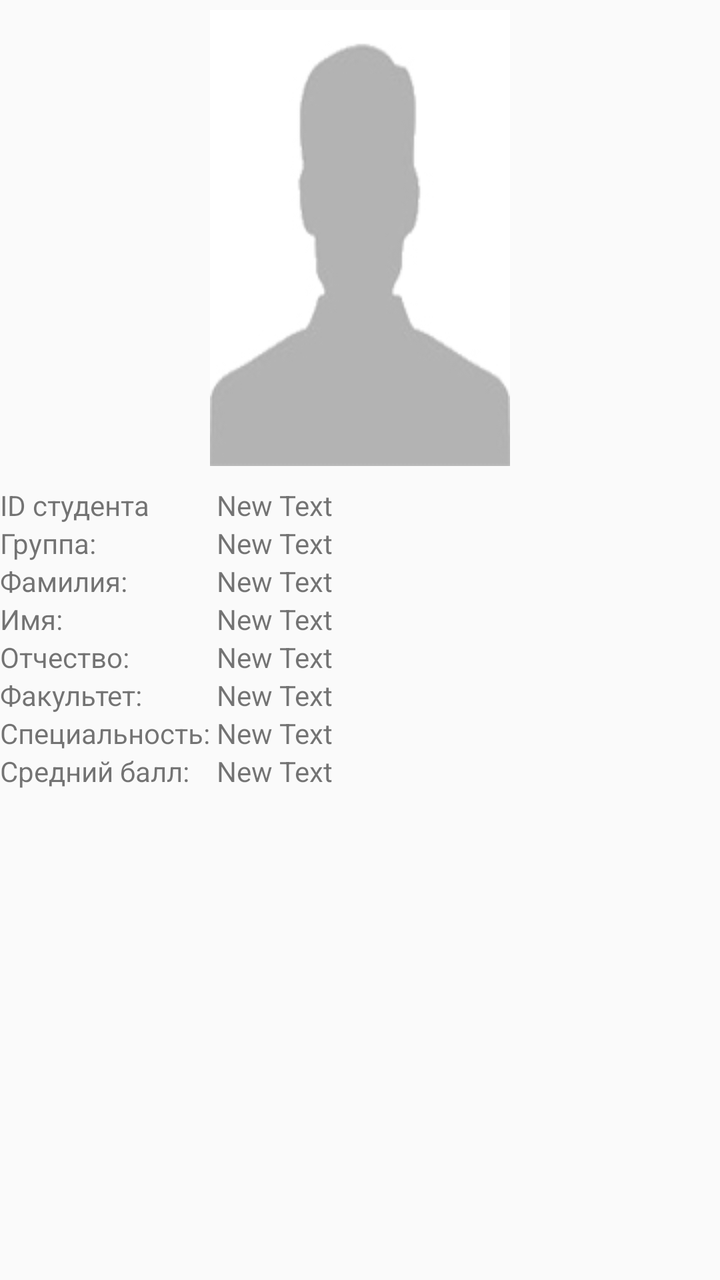
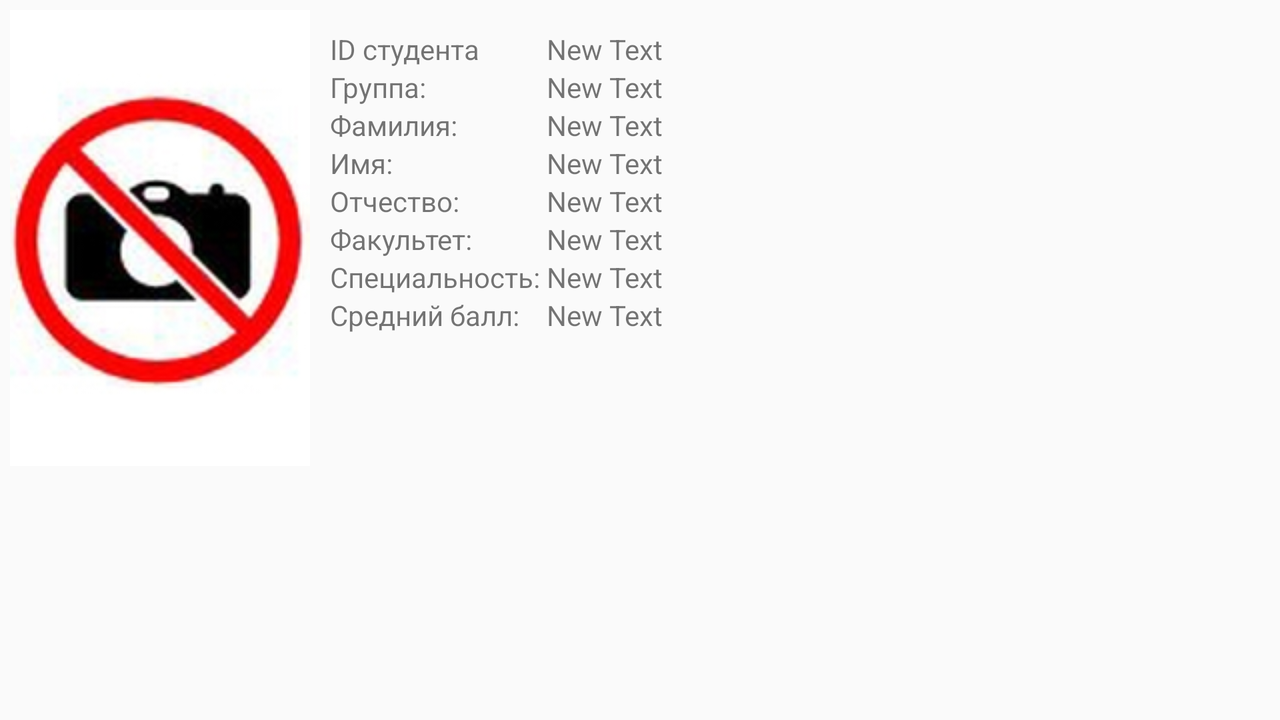

First picture: res/layout/ on a phone held upright. Second picture: the repository's own variant of that layout, on a device whose configuration matches the variant's folder. Source for both follows.
<!-- AndroidManifest.xml: application theme AppTheme -->
<!-- res/layout/fragment_info.xml -->
<?xml version="1.0" encoding="utf-8"?>
<RelativeLayout xmlns:android="http://schemas.android.com/apk/res/android"
    android:orientation="vertical" android:layout_width="match_parent"
    android:layout_height="match_parent"
    android:paddingTop="5dp">

    <ImageButton
        android:layout_width="wrap_content"
        android:layout_height="wrap_content"
        android:id="@+id/studentPhoto"
        android:layout_alignParentTop="true"
        android:layout_centerHorizontal="true"
        android:src="@drawable/no_foto2"
        android:padding="0dp"
        android:paddingTop="10dp" />

    <TableLayout
        android:layout_width="fill_parent"
        android:layout_height="match_parent"
        android:layout_below="@+id/studentPhoto"
        android:layout_alignParentLeft="true"
        android:layout_alignParentStart="true"
        android:shrinkColumns="1"
        android:paddingTop="10dp">

        <TableRow
            android:layout_width="match_parent"
            android:layout_height="match_parent">

            <TextView
                android:layout_width="wrap_content"
                android:layout_height="wrap_content"
                android:text="ID студента"
                android:id="@+id/textView34"
                android:layout_column="0"
                android:textSize="14dp" />

            <TextView
                android:layout_width="wrap_content"
                android:layout_height="wrap_content"
                android:text="New Text"
                android:id="@+id/studentID"
                android:layout_column="1"
                android:textSize="14dp" />
        </TableRow>

        <TableRow
            android:layout_width="match_parent"
            android:layout_height="match_parent">

            <TextView
                android:layout_width="wrap_content"
                android:layout_height="wrap_content"
                android:text="Группа:"
                android:id="@+id/textView4"
                android:textSize="14dp" />

            <TextView
                android:layout_width="wrap_content"
                android:layout_height="wrap_content"
                android:text="New Text"
                android:id="@+id/groupNumber"
                android:layout_column="1"
                android:textSize="14dp" />
        </TableRow>

        <TableRow
            android:layout_width="match_parent"
            android:layout_height="match_parent">

            <TextView
                android:layout_width="wrap_content"
                android:layout_height="wrap_content"
                android:text="Фамилия:"
                android:id="@+id/textView7"
                android:layout_column="0"
                android:textSize="14dp" />

            <TextView
                android:layout_width="wrap_content"
                android:layout_height="wrap_content"
                android:text="New Text"
                android:id="@+id/surnameStudent"
                android:layout_column="1"
                android:textSize="14dp" />
        </TableRow>

        <TableRow
            android:layout_width="match_parent"
            android:layout_height="match_parent">

            <TextView
                android:layout_width="wrap_content"
                android:layout_height="wrap_content"
                android:text="Имя:"
                android:id="@+id/textView9"
                android:layout_column="0"
                android:textSize="14dp" />

            <TextView
                android:layout_width="wrap_content"
                android:layout_height="wrap_content"
                android:text="New Text"
                android:id="@+id/nameStudent"
                android:layout_column="1"
                android:textSize="14dp" />
        </TableRow>

        <TableRow
            android:layout_width="match_parent"
            android:layout_height="match_parent">

            <TextView
                android:layout_width="wrap_content"
                android:layout_height="wrap_content"
                android:text="Отчество:"
                android:id="@+id/textView26"
                android:layout_column="0"
                android:textSize="14dp" />

            <TextView
                android:layout_width="wrap_content"
                android:layout_height="wrap_content"
                android:text="New Text"
                android:id="@+id/midnameStudent"
                android:layout_column="1"
                android:textSize="14dp" />
        </TableRow>

        <TableRow
            android:layout_width="match_parent"
            android:layout_height="match_parent">

            <TextView
                android:layout_width="wrap_content"
                android:layout_height="wrap_content"
                android:text="Факультет:"
                android:id="@+id/textView28"
                android:layout_column="0"
                android:textSize="14dp" />

            <TextView
                android:layout_width="wrap_content"
                android:layout_height="wrap_content"
                android:text="New Text"
                android:id="@+id/faculty"
                android:layout_column="1"
                android:textSize="14dp" />
        </TableRow>

        <TableRow
            android:layout_width="match_parent"
            android:layout_height="match_parent">

            <TextView
                android:layout_width="wrap_content"
                android:layout_height="wrap_content"
                android:text="Специальность: "
                android:id="@+id/textView30"
                android:layout_column="0"
                android:textSize="14dp" />

            <TextView
                android:layout_width="wrap_content"
                android:layout_height="wrap_content"
                android:text="New Text"
                android:id="@+id/specailty"
                android:layout_column="1"
                android:textSize="14dp" />
        </TableRow>

        <TableRow
            android:layout_width="match_parent"
            android:layout_height="match_parent">

            <TextView
                android:layout_width="wrap_content"
                android:layout_height="wrap_content"
                android:text="Средний балл:"
                android:id="@+id/textView32"
                android:layout_column="0"
                android:textSize="14dp" />

            <TextView
                android:layout_width="wrap_content"
                android:layout_height="wrap_content"
                android:text="New Text"
                android:id="@+id/avarageScore"
                android:layout_column="1"
                android:textSize="14dp" />
        </TableRow>
    </TableLayout>

</RelativeLayout>
<!-- resources referenced by this layout -->
<resources>
  <!-- drawable no_foto2: jpg bitmap (drawable, 13524 bytes) -->
  <style name="AppTheme" parent="Theme.AppCompat.Light.DarkActionBar">
          <item name="android:buttonStyle">@style/ButtonTheme</item>
  
          
      </style>
  <style name="ButtonTheme" parent="@android:style/Widget.Button">
          <item name="android:background">@drawable/button</item>
          <item name="android:textColor">@color/White</item>
          <item name="android:textStyle">bold</item>
      </style>
  <!-- drawable button (drawable) -->
  <?xml version="1.0" encoding="utf-8" ?>
  <selector xmlns:android="http://schemas.android.com/apk/res/android">
  
  
      <item android:drawable="@drawable/button_focused"
          android:state_focused="true" />
  
      <item android:drawable="@drawable/button_presed"
          android:state_pressed="true" />
  
      <item android:drawable="@drawable/button_normal" />
  
  </selector>
  <color name="White">#FFFFFF</color>
  <!-- drawable button_focused (drawable) -->
  <?xml version="1.0" encoding="utf-8"?>
  <shape xmlns:android="http://schemas.android.com/apk/res/android" android:shape="rectangle">
  
      <corners android:radius="12px" />
  
      <gradient android:angle="90"
          android:endColor="@color/button_focused_color_end"
          android:startColor="@color/button_focused_color_start"
          android:type="linear" />
  
      <padding  android:bottom="15px"
          android:left="12px"
          android:right="12px"
          android:top="15px" />
  </shape>
  <!-- drawable button_presed (drawable) -->
  <?xml version="1.0" encoding="utf-8" ?>
  <shape xmlns:android="http://schemas.android.com/apk/res/android" android:shape="rectangle">
  
      <corners android:radius="12px" />
  
      <gradient
          android:angle="270"
          android:endColor="@color/button_pressed_color_end"
          android:startColor="@color/button_pressed_color_start"
          android:type="linear" />
  
      <padding
          android:bottom="9px"
          android:left="6px"
          android:right="6px"
          android:top="9px" />
  
  
      <stroke
          android:width="2px"
          android:color="#52B10C" />
  
  </shape>
  <!-- drawable button_normal (drawable) -->
  <?xml version="1.0" encoding="utf-8" ?>
  <shape xmlns:android="http://schemas.android.com/apk/res/android" android:shape="rectangle">
  
      <corners android:radius="12px" />
  
      <gradient
          android:angle="90"
          android:endColor="@color/button_normal_color_end"
          android:startColor="@color/button_normal_color_start"
          android:type="linear" />
  
      <padding  android:bottom="22px"
          android:left="17px"
          android:right="17px"
          android:top="22px" />
  
  </shape>
  <color name="button_focused_color_end">#79C83F</color>
  <color name="button_focused_color_start">#7FA40E</color>
  <color name="button_pressed_color_end">#79C83F</color>
  <color name="button_pressed_color_start">#7FA40E</color>
  <color name="button_normal_color_end">#619be9</color>
  <color name="button_normal_color_start">#1f71df</color>
</resources>
<!-- res/layout-land/fragment_info.xml (the repository's variant of the layout above) -->
<!-- drawn on the phone turned sideways -->
<?xml version="1.0" encoding="utf-8"?>
<RelativeLayout xmlns:android="http://schemas.android.com/apk/res/android"
    android:orientation="vertical" android:layout_width="match_parent"
    android:layout_height="match_parent"
    android:paddingLeft="5dp"
    android:paddingTop="5dp">

    <ImageButton
        android:layout_width="wrap_content"
        android:layout_height="wrap_content"
        android:id="@+id/imageButton"
        android:src="@drawable/nophotos150x228"
        android:layout_alignParentTop="true"
        android:layout_alignParentLeft="true"
        android:layout_alignParentStart="true"
        android:paddingTop="0dp"
        android:padding="0dp"
        android:paddingLeft="0dp" />

    <TableLayout
        android:layout_width="match_parent"
        android:layout_height="match_parent"
        android:layout_alignParentTop="true"
        android:layout_toRightOf="@+id/imageButton"
        android:layout_toEndOf="@+id/imageButton"
        android:paddingTop="10dp"
        android:paddingLeft="10dp"
        android:paddingRight="5dp">

        <TableRow
            android:layout_width="match_parent"
            android:layout_height="match_parent">

            <TextView
                android:layout_width="wrap_content"
                android:layout_height="wrap_content"
                android:text="ID студента"
                android:id="@+id/textView34"
                android:layout_column="0"
                android:textSize="14dp" />

            <TextView
                android:layout_width="wrap_content"
                android:layout_height="wrap_content"
                android:text="New Text"
                android:id="@+id/studentID"
                android:layout_column="1"
                android:textSize="14dp" />
        </TableRow>

        <TableRow
            android:layout_width="match_parent"
            android:layout_height="match_parent">

            <TextView
                android:layout_width="wrap_content"
                android:layout_height="wrap_content"
                android:text="Группа:"
                android:id="@+id/textView4"
                android:textSize="14dp" />

            <TextView
                android:layout_width="wrap_content"
                android:layout_height="wrap_content"
                android:text="New Text"
                android:id="@+id/textView6"
                android:layout_column="1"
                android:textSize="14dp" />
        </TableRow>

        <TableRow
            android:layout_width="match_parent"
            android:layout_height="match_parent">

            <TextView
                android:layout_width="wrap_content"
                android:layout_height="wrap_content"
                android:text="Фамилия:"
                android:id="@+id/textView7"
                android:layout_column="0"
                android:textSize="14dp" />

            <TextView
                android:layout_width="wrap_content"
                android:layout_height="wrap_content"
                android:text="New Text"
                android:id="@+id/textView8"
                android:layout_column="1"
                android:textSize="14dp" />
        </TableRow>

        <TableRow
            android:layout_width="match_parent"
            android:layout_height="match_parent">

            <TextView
                android:layout_width="wrap_content"
                android:layout_height="wrap_content"
                android:text="Имя:"
                android:id="@+id/textView9"
                android:layout_column="0"
                android:textSize="14dp" />

            <TextView
                android:layout_width="wrap_content"
                android:layout_height="wrap_content"
                android:text="New Text"
                android:id="@+id/textView25"
                android:layout_column="1"
                android:textSize="14dp" />
        </TableRow>

        <TableRow
            android:layout_width="match_parent"
            android:layout_height="match_parent">

            <TextView
                android:layout_width="wrap_content"
                android:layout_height="wrap_content"
                android:text="Отчество:"
                android:id="@+id/textView26"
                android:layout_column="0"
                android:textSize="14dp" />

            <TextView
                android:layout_width="wrap_content"
                android:layout_height="wrap_content"
                android:text="New Text"
                android:id="@+id/textView27"
                android:layout_column="1"
                android:textSize="14dp" />
        </TableRow>

        <TableRow
            android:layout_width="match_parent"
            android:layout_height="match_parent">

            <TextView
                android:layout_width="wrap_content"
                android:layout_height="wrap_content"
                android:text="Факультет:"
                android:id="@+id/textView28"
                android:layout_column="0"
                android:textSize="14dp" />

            <TextView
                android:layout_width="wrap_content"
                android:layout_height="wrap_content"
                android:text="New Text"
                android:id="@+id/textView29"
                android:layout_column="1"
                android:textSize="14dp" />
        </TableRow>

        <TableRow
            android:layout_width="match_parent"
            android:layout_height="match_parent">

            <TextView
                android:layout_width="wrap_content"
                android:layout_height="wrap_content"
                android:text="Специальность: "
                android:id="@+id/textView30"
                android:layout_column="0"
                android:textSize="14dp" />

            <TextView
                android:layout_width="wrap_content"
                android:layout_height="wrap_content"
                android:text="New Text"
                android:id="@+id/textView31"
                android:layout_column="1"
                android:textSize="14dp" />
        </TableRow>

        <TableRow
            android:layout_width="match_parent"
            android:layout_height="match_parent">

            <TextView
                android:layout_width="wrap_content"
                android:layout_height="wrap_content"
                android:text="Средний балл:"
                android:id="@+id/textView32"
                android:layout_column="0"
                android:textSize="14dp" />

            <TextView
                android:layout_width="wrap_content"
                android:layout_height="wrap_content"
                android:text="New Text"
                android:id="@+id/textView33"
                android:layout_column="1"
                android:textSize="14dp" />
        </TableRow>
    </TableLayout>

</RelativeLayout>
<!-- resources referenced by the variant -->
<!-- as the phone turned sideways resolves them -->
<resources>
  <!-- drawable nophotos150x228: jpg bitmap (drawable, 40243 bytes) -->
  <style name="AppTheme" parent="Theme.AppCompat.Light.DarkActionBar">
          <item name="android:buttonStyle">@style/ButtonTheme</item>
  
          
      </style>
  <style name="ButtonTheme" parent="@android:style/Widget.Button">
          <item name="android:background">@drawable/button</item>
          <item name="android:textColor">@color/White</item>
          <item name="android:textStyle">bold</item>
      </style>
  <!-- drawable button (drawable) -->
  <?xml version="1.0" encoding="utf-8" ?>
  <selector xmlns:android="http://schemas.android.com/apk/res/android">
  
  
      <item android:drawable="@drawable/button_focused"
          android:state_focused="true" />
  
      <item android:drawable="@drawable/button_presed"
          android:state_pressed="true" />
  
      <item android:drawable="@drawable/button_normal" />
  
  </selector>
  <color name="White">#FFFFFF</color>
  <!-- drawable button_focused (drawable) -->
  <?xml version="1.0" encoding="utf-8"?>
  <shape xmlns:android="http://schemas.android.com/apk/res/android" android:shape="rectangle">
  
      <corners android:radius="12px" />
  
      <gradient android:angle="90"
          android:endColor="@color/button_focused_color_end"
          android:startColor="@color/button_focused_color_start"
          android:type="linear" />
  
      <padding  android:bottom="15px"
          android:left="12px"
          android:right="12px"
          android:top="15px" />
  </shape>
  <!-- drawable button_presed (drawable) -->
  <?xml version="1.0" encoding="utf-8" ?>
  <shape xmlns:android="http://schemas.android.com/apk/res/android" android:shape="rectangle">
  
      <corners android:radius="12px" />
  
      <gradient
          android:angle="270"
          android:endColor="@color/button_pressed_color_end"
          android:startColor="@color/button_pressed_color_start"
          android:type="linear" />
  
      <padding
          android:bottom="9px"
          android:left="6px"
          android:right="6px"
          android:top="9px" />
  
  
      <stroke
          android:width="2px"
          android:color="#52B10C" />
  
  </shape>
  <!-- drawable button_normal (drawable) -->
  <?xml version="1.0" encoding="utf-8" ?>
  <shape xmlns:android="http://schemas.android.com/apk/res/android" android:shape="rectangle">
  
      <corners android:radius="12px" />
  
      <gradient
          android:angle="90"
          android:endColor="@color/button_normal_color_end"
          android:startColor="@color/button_normal_color_start"
          android:type="linear" />
  
      <padding  android:bottom="22px"
          android:left="17px"
          android:right="17px"
          android:top="22px" />
  
  </shape>
  <color name="button_focused_color_end">#79C83F</color>
  <color name="button_focused_color_start">#7FA40E</color>
  <color name="button_pressed_color_end">#79C83F</color>
  <color name="button_pressed_color_start">#7FA40E</color>
  <color name="button_normal_color_end">#619be9</color>
  <color name="button_normal_color_start">#1f71df</color>
</resources>
